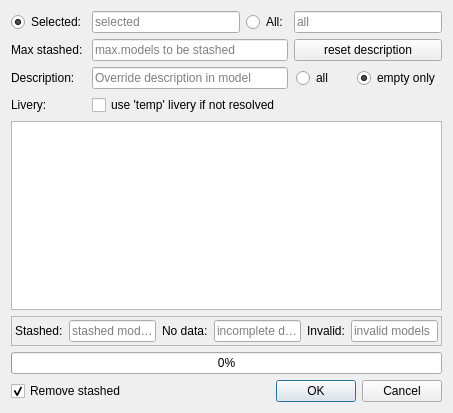
<?xml version="1.0" encoding="UTF-8"?>
<ui version="4.0">
 <class>CDbAutoStashingComponent</class>
 <widget class="QDialog" name="CDbAutoStashingComponent">
  <property name="geometry">
   <rect>
    <x>0</x>
    <y>0</y>
    <width>453</width>
    <height>413</height>
   </rect>
  </property>
  <property name="windowTitle">
   <string>Auto stashing</string>
  </property>
  <layout class="QVBoxLayout" name="vl_AutoStashing">
   <item>
    <layout class="QGridLayout" name="gl_AutoStashing">
     <item row="2" column="0">
      <widget class="QLabel" name="lbl_Description">
       <property name="text">
        <string>Description:</string>
       </property>
      </widget>
     </item>
     <item row="5" column="0" colspan="4">
      <widget class="BlackGui::Views::CStatusMessageView" name="tvp_StatusMessages">
       <property name="selectionMode">
        <enum>QAbstractItemView::NoSelection</enum>
       </property>
       <attribute name="verticalHeaderVisible">
        <bool>false</bool>
       </attribute>
      </widget>
     </item>
     <item row="0" column="2">
      <widget class="QRadioButton" name="rb_All">
       <property name="text">
        <string>All:</string>
       </property>
      </widget>
     </item>
     <item row="8" column="2" colspan="2">
      <widget class="QDialogButtonBox" name="bb_AutoStashing">
       <property name="orientation">
        <enum>Qt::Horizontal</enum>
       </property>
       <property name="standardButtons">
        <set>QDialogButtonBox::Cancel|QDialogButtonBox::Ok</set>
       </property>
      </widget>
     </item>
     <item row="2" column="1" colspan="2">
      <widget class="QLineEdit" name="le_Description">
       <property name="maxLength">
        <number>255</number>
       </property>
       <property name="placeholderText">
        <string>Override description in model</string>
       </property>
      </widget>
     </item>
     <item row="0" column="1">
      <widget class="QLineEdit" name="le_Selected">
       <property name="readOnly">
        <bool>true</bool>
       </property>
       <property name="placeholderText">
        <string>selected</string>
       </property>
      </widget>
     </item>
     <item row="0" column="0">
      <widget class="QRadioButton" name="rb_Selected">
       <property name="text">
        <string>Selected:</string>
       </property>
       <property name="checked">
        <bool>true</bool>
       </property>
      </widget>
     </item>
     <item row="6" column="0" colspan="4">
      <widget class="QFrame" name="fr_Statistics">
       <property name="frameShape">
        <enum>QFrame::StyledPanel</enum>
       </property>
       <property name="frameShadow">
        <enum>QFrame::Raised</enum>
       </property>
       <layout class="QHBoxLayout" name="hl_Statistics">
        <property name="leftMargin">
         <number>3</number>
        </property>
        <property name="topMargin">
         <number>3</number>
        </property>
        <property name="rightMargin">
         <number>3</number>
        </property>
        <property name="bottomMargin">
         <number>3</number>
        </property>
        <item>
         <widget class="QLabel" name="lbl_Stashed">
          <property name="text">
           <string>Stashed:</string>
          </property>
         </widget>
        </item>
        <item>
         <widget class="QLineEdit" name="le_Stashed">
          <property name="dragEnabled">
           <bool>true</bool>
          </property>
          <property name="readOnly">
           <bool>true</bool>
          </property>
          <property name="placeholderText">
           <string>stashed models</string>
          </property>
         </widget>
        </item>
        <item>
         <widget class="QLabel" name="lbl_NoData">
          <property name="text">
           <string>No data:</string>
          </property>
         </widget>
        </item>
        <item>
         <widget class="QLineEdit" name="le_NoData">
          <property name="readOnly">
           <bool>true</bool>
          </property>
          <property name="placeholderText">
           <string>incomplete data</string>
          </property>
         </widget>
        </item>
        <item>
         <widget class="QLabel" name="lbl_Invalid">
          <property name="text">
           <string>Invalid:</string>
          </property>
         </widget>
        </item>
        <item>
         <widget class="QLineEdit" name="le_ValidationFailed">
          <property name="readOnly">
           <bool>true</bool>
          </property>
          <property name="placeholderText">
           <string>invalid models</string>
          </property>
         </widget>
        </item>
       </layout>
      </widget>
     </item>
     <item row="1" column="1" colspan="2">
      <widget class="QLineEdit" name="le_MaxModelsStashed">
       <property name="placeholderText">
        <string>max.models to be stashed</string>
       </property>
      </widget>
     </item>
     <item row="2" column="3">
      <widget class="QWidget" name="wi_DescriptionRadioButtons" native="true">
       <layout class="QHBoxLayout" name="hl_DescriptionButtons">
        <property name="leftMargin">
         <number>2</number>
        </property>
        <property name="topMargin">
         <number>1</number>
        </property>
        <property name="rightMargin">
         <number>2</number>
        </property>
        <property name="bottomMargin">
         <number>1</number>
        </property>
        <item>
         <widget class="QRadioButton" name="rb_DescriptionAll">
          <property name="text">
           <string>all</string>
          </property>
         </widget>
        </item>
        <item>
         <widget class="QRadioButton" name="rb_DescriptionEmptyOnly">
          <property name="toolTip">
           <string>apply only if description is empty</string>
          </property>
          <property name="text">
           <string>empty only</string>
          </property>
          <property name="checked">
           <bool>true</bool>
          </property>
         </widget>
        </item>
       </layout>
      </widget>
     </item>
     <item row="1" column="3">
      <widget class="QPushButton" name="pb_ResetDescription">
       <property name="text">
        <string>reset description</string>
       </property>
      </widget>
     </item>
     <item row="7" column="0" colspan="4">
      <widget class="QProgressBar" name="pb_StashingProgress">
       <property name="value">
        <number>0</number>
       </property>
      </widget>
     </item>
     <item row="1" column="0">
      <widget class="QLabel" name="lbl_Max">
       <property name="text">
        <string>Max stashed:</string>
       </property>
      </widget>
     </item>
     <item row="0" column="3">
      <widget class="QLineEdit" name="le_All">
       <property name="readOnly">
        <bool>true</bool>
       </property>
       <property name="placeholderText">
        <string>all</string>
       </property>
      </widget>
     </item>
     <item row="8" column="0" colspan="2" alignment="Qt::AlignLeft">
      <widget class="QCheckBox" name="cb_RemovedChecked">
       <property name="text">
        <string>Remove stashed</string>
       </property>
       <property name="checked">
        <bool>true</bool>
       </property>
      </widget>
     </item>
     <item row="3" column="0">
      <widget class="QLabel" name="lbl_Livery">
       <property name="text">
        <string>Livery:</string>
       </property>
      </widget>
     </item>
     <item row="3" column="1" colspan="2">
      <widget class="QCheckBox" name="cb_UseTempLivery">
       <property name="text">
        <string>use 'temp' livery if not resolved</string>
       </property>
      </widget>
     </item>
    </layout>
   </item>
  </layout>
 </widget>
 <customwidgets>
  <customwidget>
   <class>BlackGui::Views::CStatusMessageView</class>
   <extends>QTableView</extends>
   <header>blackgui/views/statusmessageview.h</header>
  </customwidget>
 </customwidgets>
 <tabstops>
  <tabstop>rb_Selected</tabstop>
  <tabstop>le_Selected</tabstop>
  <tabstop>rb_All</tabstop>
  <tabstop>le_All</tabstop>
  <tabstop>le_MaxModelsStashed</tabstop>
  <tabstop>pb_ResetDescription</tabstop>
  <tabstop>le_Description</tabstop>
  <tabstop>rb_DescriptionAll</tabstop>
  <tabstop>rb_DescriptionEmptyOnly</tabstop>
  <tabstop>cb_UseTempLivery</tabstop>
  <tabstop>tvp_StatusMessages</tabstop>
  <tabstop>le_Stashed</tabstop>
  <tabstop>le_NoData</tabstop>
  <tabstop>le_ValidationFailed</tabstop>
  <tabstop>cb_RemovedChecked</tabstop>
 </tabstops>
 <resources/>
 <connections>
  <connection>
   <sender>bb_AutoStashing</sender>
   <signal>accepted()</signal>
   <receiver>CDbAutoStashingComponent</receiver>
   <slot>accept()</slot>
   <hints>
    <hint type="sourcelabel">
     <x>248</x>
     <y>254</y>
    </hint>
    <hint type="destinationlabel">
     <x>157</x>
     <y>274</y>
    </hint>
   </hints>
  </connection>
  <connection>
   <sender>bb_AutoStashing</sender>
   <signal>rejected()</signal>
   <receiver>CDbAutoStashingComponent</receiver>
   <slot>reject()</slot>
   <hints>
    <hint type="sourcelabel">
     <x>316</x>
     <y>260</y>
    </hint>
    <hint type="destinationlabel">
     <x>286</x>
     <y>274</y>
    </hint>
   </hints>
  </connection>
 </connections>
</ui>
